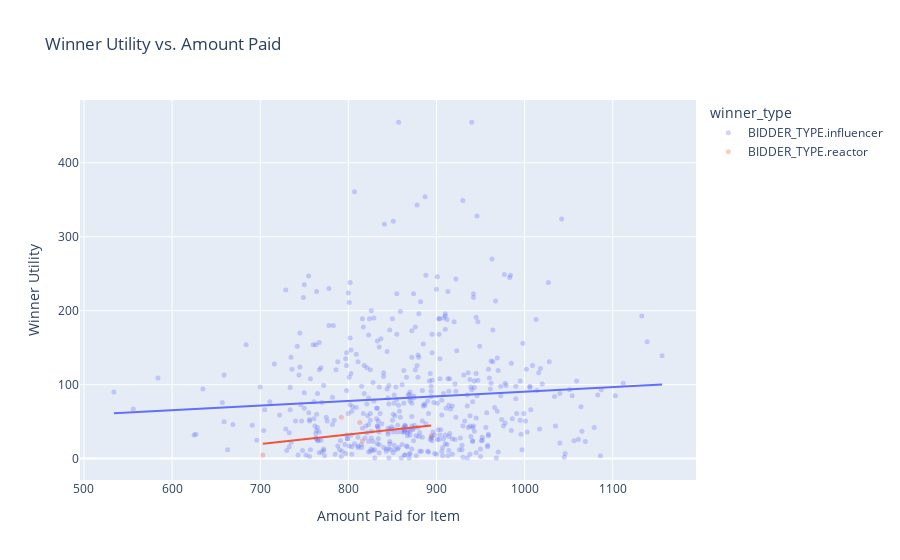

Notebook cell for this chart:
### Code cell
fig = px.scatter(df, x="winner_amount", y="winner_utility", color="winner_type", trendline='ols',
                 opacity=0.3, title='Winner Utility vs. Amount Paid')
fig.update_traces(marker_size=5)
fig.update_xaxes(title='Amount Paid for Item')
fig.update_yaxes(title='Winner Utility')
fig.show()

### Figure 1 — Plotly figure (JSON) as saved in the notebook; plotly's stock layout.template omitted (floating-point values rounded to 4 significant figures; data arrays with more than 128 entries replaced by an {"elided": "..."} marker saying what was removed)
{"data": [{"hovertemplate": "winner_type=BIDDER_TYPE.influencer<br>winner_amount=%{x}<br>winner_utility=%{y}<extra></extra>", "legendgroup": "BIDDER_TYPE.influencer", "marker": {"color": "#636efa", "opacity": 0.3, "size": 5, "symbol": "circle"}, "mode": "markers", "name": "BIDDER_TYPE.influencer", "orientation": "v", "showlegend": true, "type": "scatter", "x": {"elided": "495 int values"}, "xaxis": "x", "y": {"elided": "495 int values"}, "yaxis": "y"}, {"hovertemplate": "<b>OLS trendline</b><br>winner_utility = 0.0625652 * winner_amount + 27.8471<br>R<sup>2</sup>=0.006212<br><br>winner_type=BIDDER_TYPE.influencer<br>winner_amount=%{x}<br>winner_utility=%{y} <b>(trend)</b><extra></extra>", "legendgroup": "BIDDER_TYPE.influencer", "marker": {"color": "#636efa", "size": 5, "symbol": "circle"}, "mode": "lines", "name": "BIDDER_TYPE.influencer", "showlegend": false, "type": "scatter", "x": {"elided": "495 int values"}, "xaxis": "x", "y": {"elided": "495 float values"}, "yaxis": "y"}, {"hovertemplate": "winner_type=BIDDER_TYPE.reactor<br>winner_amount=%{x}<br>winner_utility=%{y}<extra></extra>", "legendgroup": "BIDDER_TYPE.reactor", "marker": {"color": "#EF553B", "opacity": 0.3, "size": 5, "symbol": "circle"}, "mode": "markers", "name": "BIDDER_TYPE.reactor", "orientation": "v", "showlegend": true, "type": "scatter", "x": [894, 792, 813, 816, 703], "xaxis": "x", "y": [31, 56, 49, 24, 5], "yaxis": "y"}, {"hovertemplate": "<b>OLS trendline</b><br>winner_utility = 0.128982 * winner_amount + -70.6503<br>R<sup>2</sup>=0.187781<br><br>winner_type=BIDDER_TYPE.reactor<br>winner_amount=%{x}<br>winner_utility=%{y} <b>(trend)</b><extra></extra>", "legendgroup": "BIDDER_TYPE.reactor", "marker": {"color": "#EF553B", "size": 5, "symbol": "circle"}, "mode": "lines", "name": "BIDDER_TYPE.reactor", "showlegend": false, "type": "scatter", "x": [703, 792, 813, 816, 894], "xaxis": "x", "y": [20.02, 31.5, 34.21, 34.6, 44.66], "yaxis": "y"}], "layout": {"legend": {"title": {"text": "winner_type"}, "tracegroupgap": 0}, "title": {"text": "Winner Utility vs. Amount Paid"}, "xaxis": {"anchor": "y", "domain": [0, 1], "title": {"text": "Amount Paid for Item"}}, "yaxis": {"anchor": "x", "domain": [0, 1], "title": {"text": "Winner Utility"}}}}
